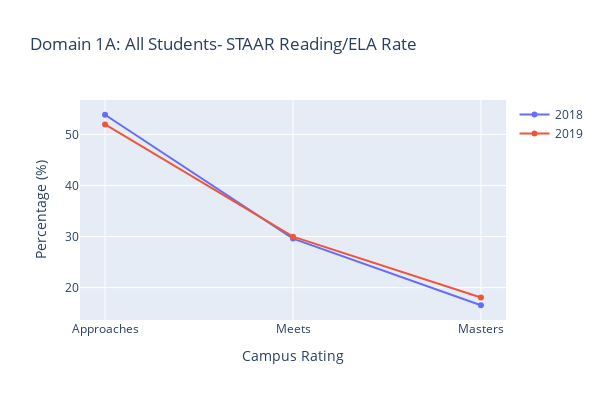

Here is the notebook cell this chart was saved with:
### Code cell
import plotly.graph_objs as go

# Define the parameters and their average values for each year
parameters = ['Approaches', 'Meets', 'Masters']
average_values_2018 = [average_value_app18, average_value_me18, average_value_ma18]
average_values_2019 = [average_value_app, average_value_me, average_value_ma]

# Calculate the percentage values
total_values_2018 = sum(average_values_2018)
total_values_2019 = sum(average_values_2019)
percentage_values_2018 = [value / total_values_2018 * 100 for value in average_values_2018]
percentage_values_2019 = [value / total_values_2019 * 100 for value in average_values_2019]

# Create trace for 2018
trace_2018 = go.Scatter(x=parameters, y=percentage_values_2018, mode='lines+markers', name='2018',
                        text=[f'{value:.2f}%' for value in percentage_values_2018], hoverinfo='text')

# Create trace for 2019
trace_2019 = go.Scatter(x=parameters, y=percentage_values_2019, mode='lines+markers', name='2019',
                        text=[f'{value:.2f}%' for value in percentage_values_2019], hoverinfo='text')

# Define layout
layout = go.Layout(title='Domain 1A: All Students- STAAR Reading/ELA Rate', xaxis=dict(title='Campus Rating'),
                   yaxis=dict(title='Percentage (%)'), height=400, width=600)  # Adjust height and width as needed

# Create figure
fig1 = go.Figure(data=[trace_2018, trace_2019], layout=layout)

# Show plot
fig1.show()

### Figure 1 — Plotly figure (JSON) as saved in the notebook; plotly's stock layout.template omitted (floating-point values rounded to 4 significant figures)
{"data": [{"hoverinfo": "text", "mode": "lines+markers", "name": "2018", "text": ["53.85%", "29.60%", "16.55%"], "type": "scatter", "x": ["Approaches", "Meets", "Masters"], "y": [53.85, 29.6, 16.55]}, {"hoverinfo": "text", "mode": "lines+markers", "name": "2019", "text": ["51.95%", "29.98%", "18.07%"], "type": "scatter", "x": ["Approaches", "Meets", "Masters"], "y": [51.95, 29.98, 18.07]}], "layout": {"height": 400, "title": {"text": "Domain 1A: All Students- STAAR Reading/ELA Rate"}, "width": 600, "xaxis": {"title": {"text": "Campus Rating"}}, "yaxis": {"title": {"text": "Percentage (%)"}}}}
